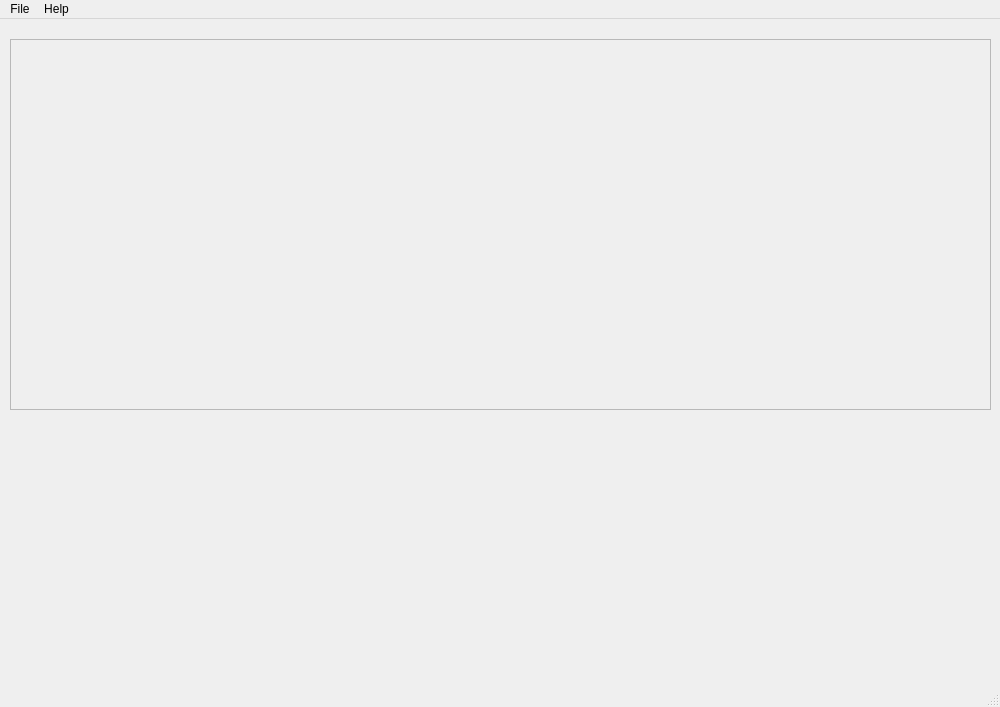
<?xml version="1.0" encoding="UTF-8"?>
<ui version="4.0">
 <class>MainWindow</class>
 <widget class="QMainWindow" name="MainWindow">
  <property name="geometry">
   <rect>
    <x>0</x>
    <y>0</y>
    <width>1000</width>
    <height>707</height>
   </rect>
  </property>
  <property name="windowTitle">
   <string>SoundKey2</string>
  </property>
  <property name="styleSheet">
   <string notr="true"/>
  </property>
  <widget class="QWidget" name="centralwidget">
   <widget class="QFrame" name="keyboardHolder">
    <property name="geometry">
     <rect>
      <x>10</x>
      <y>20</y>
      <width>981</width>
      <height>371</height>
     </rect>
    </property>
    <property name="sizePolicy">
     <sizepolicy hsizetype="Expanding" vsizetype="Expanding">
      <horstretch>0</horstretch>
      <verstretch>0</verstretch>
     </sizepolicy>
    </property>
    <property name="frameShape">
     <enum>QFrame::StyledPanel</enum>
    </property>
    <property name="frameShadow">
     <enum>QFrame::Raised</enum>
    </property>
   </widget>
  </widget>
  <widget class="QMenuBar" name="menubar">
   <property name="geometry">
    <rect>
     <x>0</x>
     <y>0</y>
     <width>1000</width>
     <height>22</height>
    </rect>
   </property>
   <widget class="QMenu" name="menuFile">
    <property name="title">
     <string>File</string>
    </property>
    <addaction name="actionNewShow"/>
    <addaction name="actionOpenShow"/>
    <addaction name="actionSaveShow"/>
    <addaction name="actionSaveShowAs"/>
    <addaction name="separator"/>
    <addaction name="actionExit"/>
   </widget>
   <widget class="QMenu" name="menuHelp">
    <property name="title">
     <string>Help</string>
    </property>
    <addaction name="actionAbout"/>
   </widget>
   <addaction name="menuFile"/>
   <addaction name="menuHelp"/>
  </widget>
  <widget class="QStatusBar" name="statusbar"/>
  <action name="actionOpenShow">
   <property name="text">
    <string>Open Show</string>
   </property>
   <property name="shortcut">
    <string>Ctrl+O</string>
   </property>
  </action>
  <action name="actionSaveShow">
   <property name="text">
    <string>Save Show</string>
   </property>
   <property name="shortcut">
    <string>Ctrl+S</string>
   </property>
  </action>
  <action name="actionExit">
   <property name="text">
    <string>Exit</string>
   </property>
  </action>
  <action name="actionAbout">
   <property name="text">
    <string>About</string>
   </property>
  </action>
  <action name="actionSaveShowAs">
   <property name="text">
    <string>Save Show As</string>
   </property>
   <property name="shortcut">
    <string>Ctrl+Shift+S</string>
   </property>
  </action>
  <action name="actionNewShow">
   <property name="text">
    <string>New Show</string>
   </property>
   <property name="shortcut">
    <string>Ctrl+N</string>
   </property>
  </action>
 </widget>
 <resources/>
 <connections/>
</ui>
